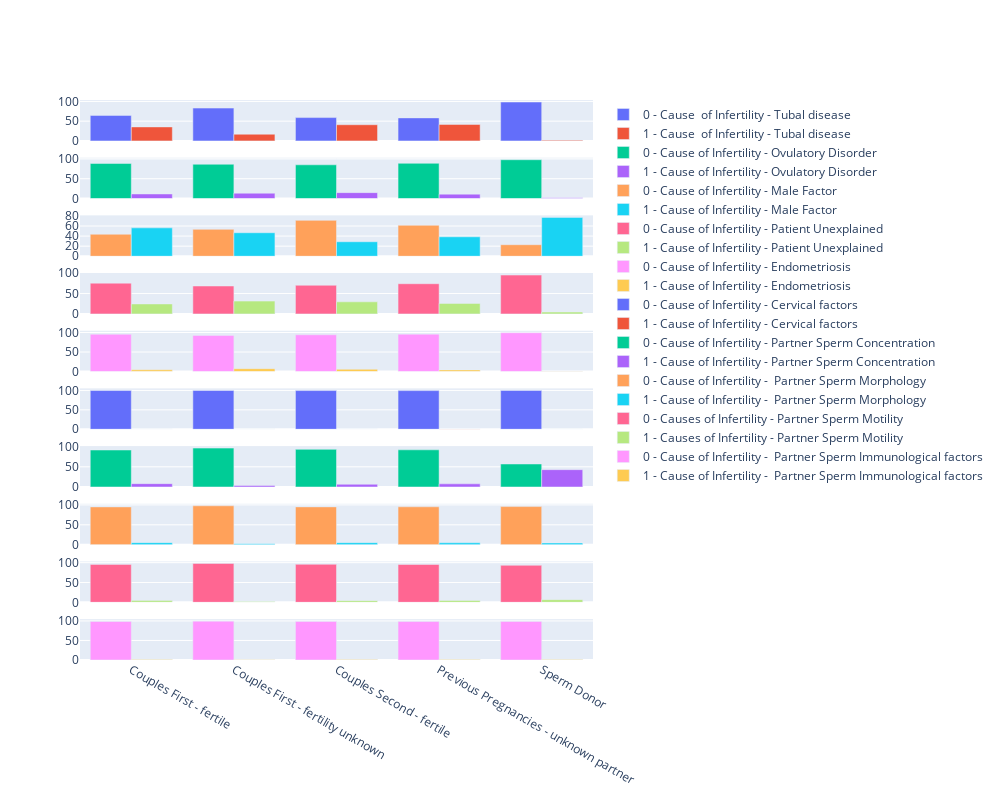

The notebook cell saved with this chart:
### Code cell
groups = ['Cause  of Infertility - Tubal disease', \
       'Cause of Infertility - Ovulatory Disorder', \
       'Cause of Infertility - Male Factor', \
       'Cause of Infertility - Patient Unexplained', \
       'Cause of Infertility - Endometriosis', \
       'Cause of Infertility - Cervical factors', \
#       'Cause of Infertility - Female Factors', \
       'Cause of Infertility - Partner Sperm Concentration', \
       'Cause of Infertility -  Partner Sperm Morphology', \
       'Causes of Infertility - Partner Sperm Motility', \
       'Cause of Infertility -  Partner Sperm Immunological factors']

fig = make_subplots(rows=len(groups), cols=1, shared_xaxes=True)
g_count = 0
for gg in groups:
    g_count+=1
    g = df8.groupby(['Infertility', gg]).size()
    data = cal_pct(g)
    graph_data = compare_bar(gg, data, [0, 1])
    for i in range(0,len(graph_data)):
        fig.append_trace(graph_data[i], g_count, 1)
    # Change the bar mode

fig['layout'].update(height=800, width=1000)
fig.show()

### Figure 1 — Plotly figure (JSON) as saved in the notebook; plotly's stock layout.template omitted (floating-point values rounded to 4 significant figures)
{"data": [{"name": "0 - Cause  of Infertility - Tubal disease", "type": "bar", "x": ["Couples First - fertile", "Couples First - fertility unknown", "Couples Second - fertile", "Previous Pregnancies - unknown partner", "Sperm Donor"], "xaxis": "x", "y": [64.6, 83.14, 59.05, 58.31, 98.48], "yaxis": "y"}, {"name": "1 - Cause  of Infertility - Tubal disease", "type": "bar", "x": ["Couples First - fertile", "Couples First - fertility unknown", "Couples Second - fertile", "Previous Pregnancies - unknown partner", "Sperm Donor"], "xaxis": "x", "y": [35.4, 16.86, 40.95, 41.69, 1.517], "yaxis": "y"}, {"name": "0 - Cause of Infertility - Ovulatory Disorder", "type": "bar", "x": ["Couples First - fertile", "Couples First - fertility unknown", "Couples Second - fertile", "Previous Pregnancies - unknown partner", "Sperm Donor"], "xaxis": "x2", "y": [88.46, 86.47, 85.07, 88.88, 97.91], "yaxis": "y2"}, {"name": "1 - Cause of Infertility - Ovulatory Disorder", "type": "bar", "x": ["Couples First - fertile", "Couples First - fertility unknown", "Couples Second - fertile", "Previous Pregnancies - unknown partner", "Sperm Donor"], "xaxis": "x2", "y": [11.54, 13.53, 14.93, 11.12, 2.094], "yaxis": "y2"}, {"name": "0 - Cause of Infertility - Male Factor", "type": "bar", "x": ["Couples First - fertile", "Couples First - fertility unknown", "Couples Second - fertile", "Previous Pregnancies - unknown partner", "Sperm Donor"], "xaxis": "x3", "y": [43.65, 53.34, 71.22, 61.42, 22.9], "yaxis": "y3"}, {"name": "1 - Cause of Infertility - Male Factor", "type": "bar", "x": ["Couples First - fertile", "Couples First - fertility unknown", "Couples Second - fertile", "Previous Pregnancies - unknown partner", "Sperm Donor"], "xaxis": "x3", "y": [56.35, 46.66, 28.78, 38.58, 77.1], "yaxis": "y3"}, {"name": "0 - Cause of Infertility - Patient Unexplained", "type": "bar", "x": ["Couples First - fertile", "Couples First - fertility unknown", "Couples Second - fertile", "Previous Pregnancies - unknown partner", "Sperm Donor"], "xaxis": "x4", "y": [75.52, 68.56, 70.34, 74.16, 95.37], "yaxis": "y4"}, {"name": "1 - Cause of Infertility - Patient Unexplained", "type": "bar", "x": ["Couples First - fertile", "Couples First - fertility unknown", "Couples Second - fertile", "Previous Pregnancies - unknown partner", "Sperm Donor"], "xaxis": "x4", "y": [24.48, 31.44, 29.66, 25.84, 4.634], "yaxis": "y4"}, {"name": "0 - Cause of Infertility - Endometriosis", "type": "bar", "x": ["Couples First - fertile", "Couples First - fertility unknown", "Couples Second - fertile", "Previous Pregnancies - unknown partner", "Sperm Donor"], "xaxis": "x5", "y": [95.39, 92.52, 94.07, 95.7, 99.24], "yaxis": "y5"}, {"name": "1 - Cause of Infertility - Endometriosis", "type": "bar", "x": ["Couples First - fertile", "Couples First - fertility unknown", "Couples Second - fertile", "Previous Pregnancies - unknown partner", "Sperm Donor"], "xaxis": "x5", "y": [4.609, 7.479, 5.931, 4.302, 0.7606], "yaxis": "y5"}, {"name": "0 - Cause of Infertility - Cervical factors", "type": "bar", "x": ["Couples First - fertile", "Couples First - fertility unknown", "Couples Second - fertile", "Previous Pregnancies - unknown partner", "Sperm Donor"], "xaxis": "x6", "y": [99.76, 99.84, 99.65, 99.55, 99.98], "yaxis": "y6"}, {"name": "1 - Cause of Infertility - Cervical factors", "type": "bar", "x": ["Couples First - fertile", "Couples First - fertility unknown", "Couples Second - fertile", "Previous Pregnancies - unknown partner", "Sperm Donor"], "xaxis": "x6", "y": [0.236, 0.1558, 0.3524, 0.4529, 0.02077], "yaxis": "y6"}, {"name": "0 - Cause of Infertility - Partner Sperm Concentration", "type": "bar", "x": ["Couples First - fertile", "Couples First - fertility unknown", "Couples Second - fertile", "Previous Pregnancies - unknown partner", "Sperm Donor"], "xaxis": "x7", "y": [91.77, 96.42, 93.38, 92.22, 57.04], "yaxis": "y7"}, {"name": "1 - Cause of Infertility - Partner Sperm Concentration", "type": "bar", "x": ["Couples First - fertile", "Couples First - fertility unknown", "Couples Second - fertile", "Previous Pregnancies - unknown partner", "Sperm Donor"], "xaxis": "x7", "y": [8.228, 3.576, 6.623, 7.784, 42.96], "yaxis": "y7"}, {"name": "0 - Cause of Infertility -  Partner Sperm Morphology", "type": "bar", "x": ["Couples First - fertile", "Couples First - fertility unknown", "Couples Second - fertile", "Previous Pregnancies - unknown partner", "Sperm Donor"], "xaxis": "x8", "y": [95.02, 97.81, 95.07, 95.3, 95.83], "yaxis": "y8"}, {"name": "1 - Cause of Infertility -  Partner Sperm Morphology", "type": "bar", "x": ["Couples First - fertile", "Couples First - fertility unknown", "Couples Second - fertile", "Previous Pregnancies - unknown partner", "Sperm Donor"], "xaxis": "x8", "y": [4.984, 2.191, 4.929, 4.699, 4.175], "yaxis": "y8"}, {"name": "0 - Causes of Infertility - Partner Sperm Motility", "type": "bar", "x": ["Couples First - fertile", "Couples First - fertility unknown", "Couples Second - fertile", "Previous Pregnancies - unknown partner", "Sperm Donor"], "xaxis": "x9", "y": [95.67, 97.94, 95.85, 95.36, 93.33], "yaxis": "y9"}, {"name": "1 - Causes of Infertility - Partner Sperm Motility", "type": "bar", "x": ["Couples First - fertile", "Couples First - fertility unknown", "Couples Second - fertile", "Previous Pregnancies - unknown partner", "Sperm Donor"], "xaxis": "x9", "y": [4.334, 2.059, 4.152, 4.642, 6.672], "yaxis": "y9"}, {"name": "0 - Cause of Infertility -  Partner Sperm Immunological factors", "type": "bar", "x": ["Couples First - fertile", "Couples First - fertility unknown", "Couples Second - fertile", "Previous Pregnancies - unknown partner", "Sperm Donor"], "xaxis": "x10", "y": [98.65, 99.49, 98.93, 98.47, 98.8], "yaxis": "y10"}, {"name": "1 - Cause of Infertility -  Partner Sperm Immunological factors", "type": "bar", "x": ["Couples First - fertile", "Couples First - fertility unknown", "Couples Second - fertile", "Previous Pregnancies - unknown partner", "Sperm Donor"], "xaxis": "x10", "y": [1.348, 0.5103, 1.067, 1.528, 1.198], "yaxis": "y10"}], "layout": {"height": 800, "width": 1000, "xaxis": {"anchor": "y", "autorange": true, "domain": [0, 1], "matches": "x10", "range": [-0.5, 4.5], "showticklabels": false, "type": "category"}, "xaxis10": {"anchor": "y10", "autorange": true, "domain": [0, 1], "range": [-0.5, 4.5], "type": "category"}, "xaxis2": {"anchor": "y2", "autorange": true, "domain": [0, 1], "matches": "x10", "range": [-0.5, 4.5], "showticklabels": false, "type": "category"}, "xaxis3": {"anchor": "y3", "autorange": true, "domain": [0, 1], "matches": "x10", "range": [-0.5, 4.5], "showticklabels": false, "type": "category"}, "xaxis4": {"anchor": "y4", "autorange": true, "domain": [0, 1], "matches": "x10", "range": [-0.5, 4.5], "showticklabels": false, "type": "category"}, "xaxis5": {"anchor": "y5", "autorange": true, "domain": [0, 1], "matches": "x10", "range": [-0.5, 4.5], "showticklabels": false, "type": "category"}, "xaxis6": {"anchor": "y6", "autorange": true, "domain": [0, 1], "matches": "x10", "range": [-0.5, 4.5], "showticklabels": false, "type": "category"}, "xaxis7": {"anchor": "y7", "autorange": true, "domain": [0, 1], "matches": "x10", "range": [-0.5, 4.5], "showticklabels": false, "type": "category"}, "xaxis8": {"anchor": "y8", "autorange": true, "domain": [0, 1], "matches": "x10", "range": [-0.5, 4.5], "showticklabels": false, "type": "category"}, "xaxis9": {"anchor": "y9", "autorange": true, "domain": [0, 1], "matches": "x10", "range": [-0.5, 4.5], "showticklabels": false, "type": "category"}, "yaxis": {"anchor": "x", "autorange": true, "domain": [0.927, 1.0], "range": [0, 103.7], "type": "linear"}, "yaxis10": {"anchor": "x10", "autorange": true, "domain": [0, 0.073], "range": [0, 104.7], "type": "linear"}, "yaxis2": {"anchor": "x2", "autorange": true, "domain": [0.824, 0.897], "range": [0, 103.1], "type": "linear"}, "yaxis3": {"anchor": "x3", "autorange": true, "domain": [0.721, 0.794], "range": [0, 81.16], "type": "linear"}, "yaxis4": {"anchor": "x4", "autorange": true, "domain": [0.618, 0.691], "range": [0, 100.4], "type": "linear"}, "yaxis5": {"anchor": "x5", "autorange": true, "domain": [0.515, 0.588], "range": [0, 104.5], "type": "linear"}, "yaxis6": {"anchor": "x6", "autorange": true, "domain": [0.412, 0.485], "range": [0, 105.2], "type": "linear"}, "yaxis7": {"anchor": "x7", "autorange": true, "domain": [0.309, 0.382], "range": [0, 101.5], "type": "linear"}, "yaxis8": {"anchor": "x8", "autorange": true, "domain": [0.206, 0.279], "range": [0, 103.0], "type": "linear"}, "yaxis9": {"anchor": "x9", "autorange": true, "domain": [0.103, 0.176], "range": [0, 103.1], "type": "linear"}}}
